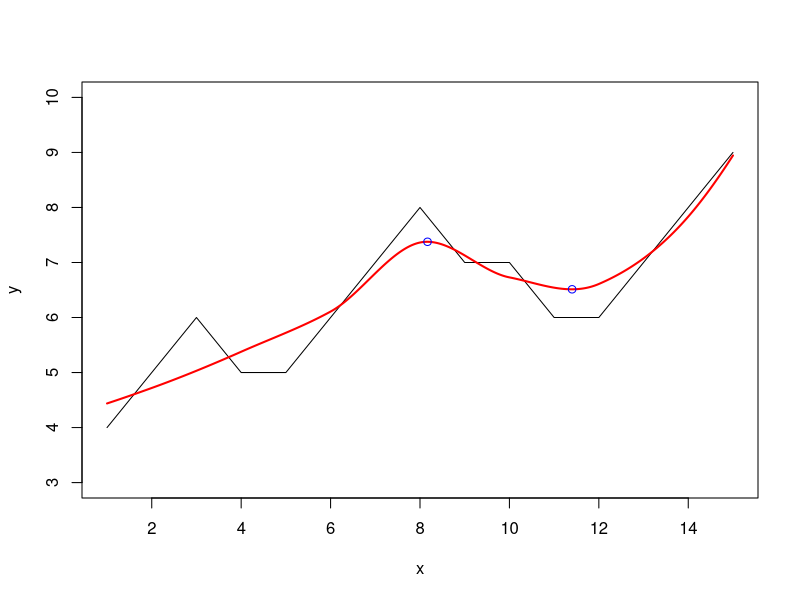

The R source for this figure:
x = seq(1,15)
y = c(4,5,6,5,5,6,7,8,7,7,6,6,7,8,9)
plot(x,y,type="l",ylim=c(3,10))
lo <- loess(y~x)
xl <- seq(min(x),max(x), (max(x) - min(x))/1000)
out = predict(lo,xl)
lines(xl, out, col='red', lwd=2)

infl <- c(FALSE, diff(diff(out)>0)!=0)
print(diff(out))
points(xl[infl ], out[infl ], col="blue")
